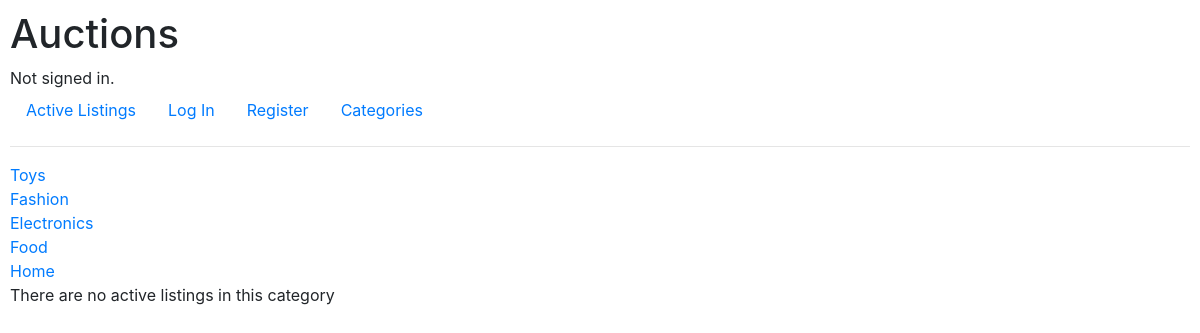
The app's page /categories/Food, older data.
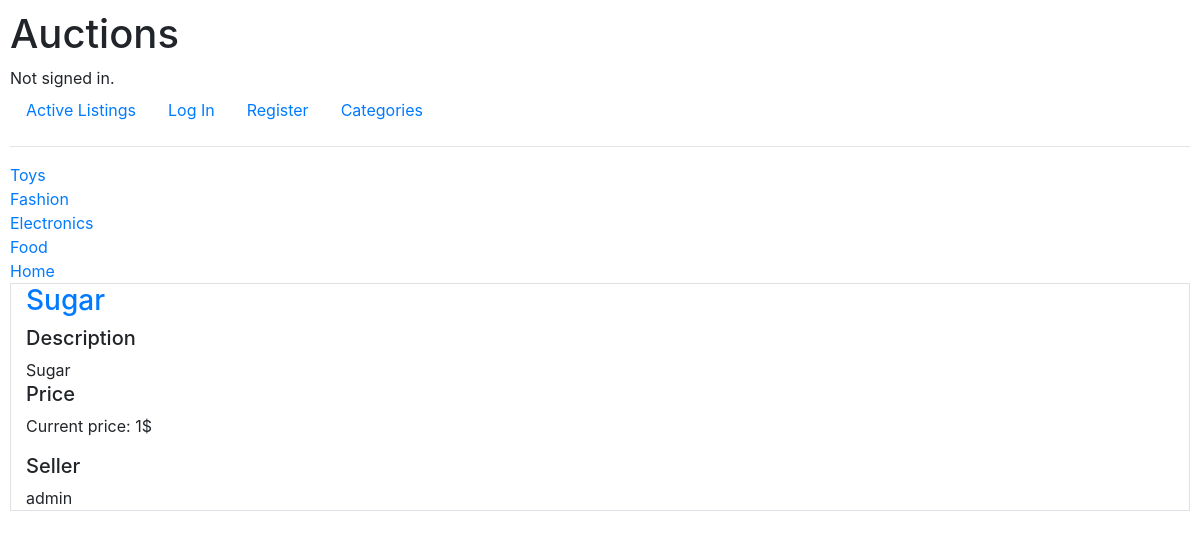
The same page, newer data.
### auctions/models.py (models this page shows, shortened)
class Category(models.Model):
    name = models.CharField(max_length=20, primary_key=True)
    class Meta:
        verbose_name_plural = "categories"

class Listing(models.Model):
    title = models.CharField(max_length=50, unique=True)
    seller = models.ForeignKey(User, on_delete=models.CASCADE, related_name="user_listings")
    init_price = models.IntegerField("The initial price")
    current_price = models.IntegerField(blank=True, null=True)
    category = models.ForeignKey(Category, on_delete=models.CASCADE, related_name="category_listings")
    status = models.BooleanField(default=True)
    image = models.URLField(max_length=100, null=True, blank=True)
    description = models.CharField(max_length=1000)
    winner = models.ForeignKey(User, on_delete=models.CASCADE, null=True, blank=True, related_name="winner_listings")
    watchlist = models.ManyToManyField(User, blank=True, related_name="user_watchlist")

class User(AbstractUser):
    pass
    def __str__(self):
        return f"{self.username}"

### auctions/views.py (the view)
# urls.py: path("categories/<str:category>", views.category, name="category"),
def category(request, category):
    message = ""
    category_listings = Listing.objects.filter(category=category)
    if not category_listings:
        message = "There are no active listings in this category"
    categories = Category.objects.all()
    return render(request, "auctions/categories.html", {
        "category_listings": category_listings,
        "categories": categories,
        "message": message
    })

### auctions/templates/auctions/categories.html
{% extends 'auctions/layout.html' %}
{% block body %}
	{% for i in categories %}
		<div>
			<a href="{% url 'category' category=i.pk %}">{{ i.pk }}</a>
		</div>
	{% endfor %}
	{% if category_listings %}
		{% for i in category_listings %}
			<div class="col-12 border">
				<h3>
					<a href="{% url 'listing' i.pk %}">{{ i.title }}</a>
				</h3>
				<div>
					<h5>Description</h5>
					{{ i.description }}
				</div>
				<div>
					<h5>Price</h5>
					<p>
						Current price: {{ i.current_price }}$
					</p>
				</div>
				<div>
					<h5>Seller</h5>
					{{ i.seller }}
				</div>
			</div>
		{% endfor %}
	{% endif %}
	<p>{{message}}</p>
{% endblock %}

Row changes from the older to the newer data that the page shows:
added Listing: title "Sugar", description "Sugar", current_price "1", seller "admin"
Text that changed along with them:
{{ message }}: "There are no active listings in this category" → (not shown)
